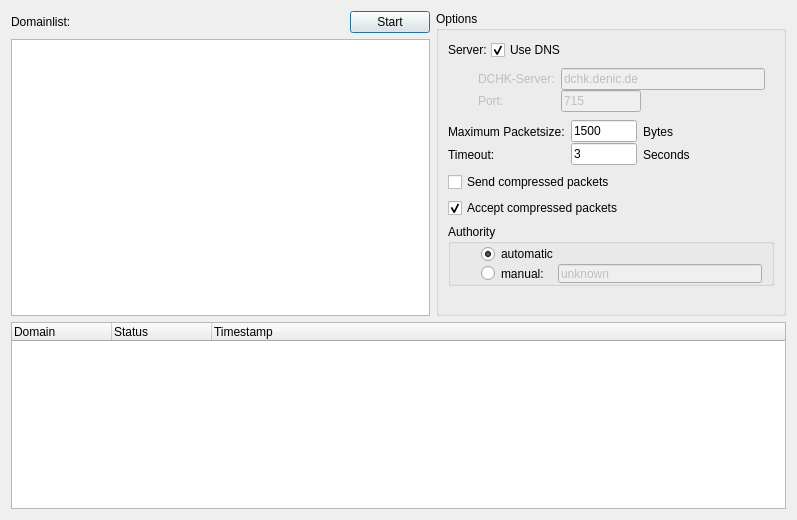
     <widget class="QWidget" name="tab" >
      <property name="geometry" >
       <rect>
        <x>0</x>
        <y>0</y>
        <width>797</width>
        <height>520</height>
       </rect>
      </property>
      <attribute name="title" >
       <string>Query</string>
      </attribute>
      <attribute name="icon" >
       <iconset resource="res.qrc" >
        <normaloff>:/icons/resources/find.png</normaloff>:/icons/resources/find.png</iconset>
      </attribute>
      <layout class="QVBoxLayout" >
       <item>
        <layout class="QHBoxLayout" >
         <item>
          <layout class="QVBoxLayout" >
           <item>
            <layout class="QHBoxLayout" >
             <item>
              <widget class="QLabel" name="label" >
               <property name="text" >
                <string>Domainlist:</string>
               </property>
              </widget>
             </item>
             <item>
              <spacer>
               <property name="orientation" >
                <enum>Qt::Horizontal</enum>
               </property>
               <property name="sizeHint" stdset="0" >
                <size>
                 <width>40</width>
                 <height>20</height>
                </size>
               </property>
              </spacer>
             </item>
             <item>
              <widget class="QPushButton" name="start" >
               <property name="text" >
                <string>Start</string>
               </property>
               <property name="icon" >
                <iconset resource="res.qrc" >
                 <normaloff>:/icons/resources/button_ok.png</normaloff>:/icons/resources/button_ok.png</iconset>
               </property>
               <property name="default" >
                <bool>true</bool>
               </property>
              </widget>
             </item>
            </layout>
           </item>
           <item>
            <widget class="QTextEdit" name="domainlist" >
             <property name="toolTip" >
              <string>Enter the domain names you want to query here, one domain per line</string>
             </property>
            </widget>
           </item>
          </layout>
         </item>
         <item>
          <widget class="QGroupBox" name="groupBox" >
           <property name="minimumSize" >
            <size>
             <width>350</width>
             <height>280</height>
            </size>
           </property>
           <property name="maximumSize" >
            <size>
             <width>350</width>
             <height>16777215</height>
            </size>
           </property>
           <property name="title" >
            <string>Options</string>
           </property>
           <layout class="QVBoxLayout" name="verticalLayout" >
            <item>
             <layout class="QHBoxLayout" >
              <property name="spacing" >
               <number>4</number>
              </property>
              <item>
               <widget class="QLabel" name="label_5" >
                <property name="text" >
                 <string>Server:</string>
                </property>
               </widget>
              </item>
              <item>
               <widget class="QCheckBox" name="useDNS" >
                <property name="toolTip" >
                 <string>DCHK will make a DNS lookup to find out if a DCHK-Server is available for the TLDs in your Domainlist</string>
                </property>
                <property name="whatsThis" >
                 <string/>
                </property>
                <property name="text" >
                 <string>Use DNS</string>
                </property>
                <property name="icon" >
                 <iconset resource="res.qrc" >
                  <normaloff>:/icons/resources/database.png</normaloff>:/icons/resources/database.png</iconset>
                </property>
                <property name="checked" >
                 <bool>true</bool>
                </property>
               </widget>
              </item>
              <item>
               <spacer>
                <property name="orientation" >
                 <enum>Qt::Horizontal</enum>
                </property>
                <property name="sizeHint" stdset="0" >
                 <size>
                  <width>40</width>
                  <height>20</height>
                 </size>
                </property>
               </spacer>
              </item>
             </layout>
            </item>
            <item>
             <widget class="QFrame" name="serverFrame" >
              <property name="enabled" >
               <bool>false</bool>
              </property>
              <property name="minimumSize" >
               <size>
                <width>0</width>
                <height>0</height>
               </size>
              </property>
              <property name="frameShape" >
               <enum>QFrame::NoFrame</enum>
              </property>
              <property name="frameShadow" >
               <enum>QFrame::Raised</enum>
              </property>
              <layout class="QGridLayout" >
               <property name="leftMargin" >
                <number>30</number>
               </property>
               <property name="topMargin" >
                <number>2</number>
               </property>
               <property name="bottomMargin" >
                <number>2</number>
               </property>
               <property name="horizontalSpacing" >
                <number>6</number>
               </property>
               <property name="verticalSpacing" >
                <number>0</number>
               </property>
               <item row="0" column="0" >
                <widget class="QLabel" name="label_2" >
                 <property name="text" >
                  <string>DCHK-Server:</string>
                 </property>
                </widget>
               </item>
               <item row="0" column="1" >
                <widget class="QLineEdit" name="server" >
                 <property name="toolTip" >
                  <string>Enter the name or IP of the DCHK-Server to which the queries should be send</string>
                 </property>
                 <property name="text" >
                  <string>dchk.denic.de</string>
                 </property>
                </widget>
               </item>
               <item row="1" column="0" >
                <widget class="QLabel" name="label_3" >
                 <property name="text" >
                  <string>Port:</string>
                 </property>
                </widget>
               </item>
               <item row="1" column="1" >
                <widget class="QLineEdit" name="port" >
                 <property name="maximumSize" >
                  <size>
                   <width>80</width>
                   <height>16777215</height>
                  </size>
                 </property>
                 <property name="toolTip" >
                  <string>Enter the port of the DCHK-Server to which the queries should be send (default=715)</string>
                 </property>
                 <property name="text" >
                  <string>715</string>
                 </property>
                </widget>
               </item>
              </layout>
             </widget>
            </item>
            <item>
             <layout class="QGridLayout" >
              <property name="horizontalSpacing" >
               <number>6</number>
              </property>
              <property name="verticalSpacing" >
               <number>0</number>
              </property>
              <item row="0" column="0" >
               <widget class="QLabel" name="label_4" >
                <property name="text" >
                 <string>Maximum Packetsize:</string>
                </property>
               </widget>
              </item>
              <item row="0" column="1" >
               <widget class="QLineEdit" name="packetsize" >
                <property name="maximumSize" >
                 <size>
                  <width>100</width>
                  <height>16777215</height>
                 </size>
                </property>
                <property name="toolTip" >
                 <string>Maximum size for answer packets from the DCHK-Server (maximum=4000)</string>
                </property>
                <property name="text" >
                 <string>1500</string>
                </property>
               </widget>
              </item>
              <item row="0" column="2" >
               <widget class="QLabel" name="label_14" >
                <property name="text" >
                 <string>Bytes</string>
                </property>
               </widget>
              </item>
              <item row="0" column="3" >
               <spacer>
                <property name="orientation" >
                 <enum>Qt::Horizontal</enum>
                </property>
                <property name="sizeHint" stdset="0" >
                 <size>
                  <width>101</width>
                  <height>23</height>
                 </size>
                </property>
               </spacer>
              </item>
              <item row="1" column="0" >
               <widget class="QLabel" name="label_12" >
                <property name="text" >
                 <string>Timeout:</string>
                </property>
               </widget>
              </item>
              <item row="1" column="1" >
               <widget class="QLineEdit" name="timeout" >
                <property name="toolTip" >
                 <string>Time to wait for answers from DCHK-server</string>
                </property>
                <property name="text" >
                 <string>3</string>
                </property>
               </widget>
              </item>
              <item row="1" column="2" >
               <widget class="QLabel" name="label_13" >
                <property name="text" >
                 <string>Seconds</string>
                </property>
               </widget>
              </item>
              <item row="1" column="3" >
               <spacer>
                <property name="orientation" >
                 <enum>Qt::Horizontal</enum>
                </property>
                <property name="sizeHint" stdset="0" >
                 <size>
                  <width>126</width>
                  <height>23</height>
                 </size>
                </property>
               </spacer>
              </item>
             </layout>
            </item>
            <item>
             <layout class="QGridLayout" name="gridLayout" >
              <item row="0" column="0" >
               <widget class="QCheckBox" name="sendCompressed" >
                <property name="enabled" >
                 <bool>true</bool>
                </property>
                <property name="toolTip" >
                 <string>Use this to send compressed requests to DCHK-server.&#xd;&#xd;
You can query more domains at once if you use this</string>
                </property>
                <property name="text" >
                 <string>Send compressed packets</string>
                </property>
                <property name="checked" >
                 <bool>false</bool>
                </property>
               </widget>
              </item>
              <item row="1" column="0" >
               <widget class="QCheckBox" name="acceptCompressed" >
                <property name="toolTip" >
                 <string>Enable this, if the client should accept compressed answers.&#xd;&#xd;
Use this, if you want to query many domains at one time.</string>
                </property>
                <property name="text" >
                 <string>Accept compressed packets</string>
                </property>
                <property name="checked" >
                 <bool>true</bool>
                </property>
               </widget>
              </item>
             </layout>
            </item>
            <item>
             <widget class="QGroupBox" name="groupBox_4" >
              <property name="minimumSize" >
               <size>
                <width>0</width>
                <height>60</height>
               </size>
              </property>
              <property name="title" >
               <string>Authority</string>
              </property>
              <layout class="QVBoxLayout" >
               <property name="spacing" >
                <number>0</number>
               </property>
               <property name="leftMargin" >
                <number>30</number>
               </property>
               <property name="topMargin" >
                <number>0</number>
               </property>
               <property name="bottomMargin" >
                <number>0</number>
               </property>
               <item>
                <layout class="QGridLayout" >
                 <property name="verticalSpacing" >
                  <number>0</number>
                 </property>
                 <item row="0" column="0" >
                  <widget class="QRadioButton" name="authority_automatic" >
                   <property name="text" >
                    <string>automatic</string>
                   </property>
                   <property name="checked" >
                    <bool>true</bool>
                   </property>
                  </widget>
                 </item>
                 <item row="1" column="0" >
                  <widget class="QRadioButton" name="authority_manual" >
                   <property name="text" >
                    <string>manual:</string>
                   </property>
                  </widget>
                 </item>
                 <item row="1" column="1" >
                  <widget class="QLineEdit" name="authority" >
                   <property name="enabled" >
                    <bool>false</bool>
                   </property>
                   <property name="text" >
                    <string>unknown</string>
                   </property>
                  </widget>
                 </item>
                </layout>
               </item>
              </layout>
             </widget>
            </item>
            <item>
             <spacer>
              <property name="orientation" >
               <enum>Qt::Vertical</enum>
              </property>
              <property name="sizeHint" stdset="0" >
               <size>
                <width>328</width>
                <height>20</height>
               </size>
              </property>
             </spacer>
            </item>
           </layout>
          </widget>
         </item>
        </layout>
       </item>
       <item>
        <widget class="QTreeWidget" name="result" >
         <property name="toolTip" >
          <string>This table will show the answers from the DCHK-server</string>
         </property>
         <property name="midLineWidth" >
          <number>1</number>
         </property>
         <property name="alternatingRowColors" >
          <bool>true</bool>
         </property>
         <property name="rootIsDecorated" >
          <bool>false</bool>
         </property>
         <column>
          <property name="text" >
           <string>Domain</string>
          </property>
         </column>
         <column>
          <property name="text" >
           <string>Status</string>
          </property>
         </column>
         <column>
          <property name="text" >
           <string>Timestamp</string>
          </property>
         </column>
        </widget>
       </item>
      </layout>
     </widget>
